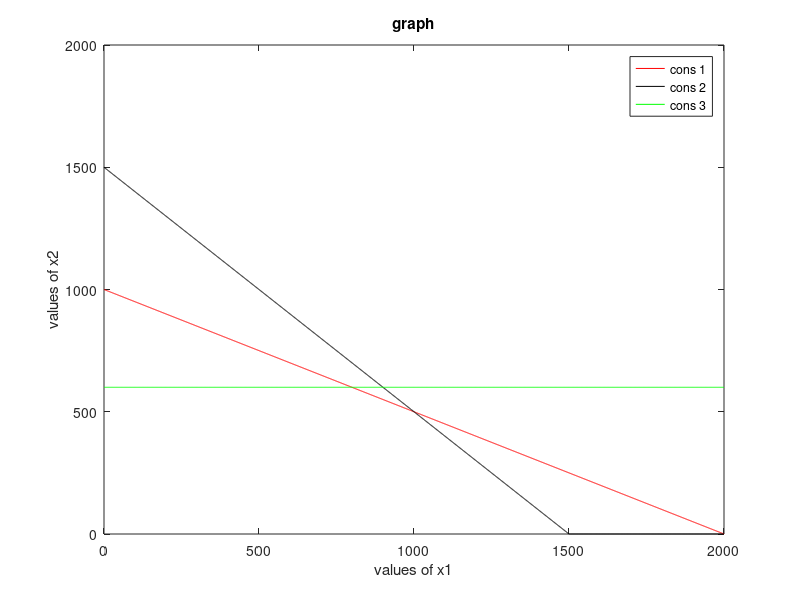

Reproduce this figure in MATLAB. (Note: this script raises an error after producing the figure.)
format short
clc
clear all
%phase 1 initial matrix
C = [3 5];
A = [1 2; 1 1; 0 1];
b = [2000; 1500; 600];

%phase 2 plotting graphs
y1 = 0:1:max(b);

x21 = (b(1)-A(1,1).*y1)./A(1,2);
x22 = (b(2)-A(2,1).*y1)./A(2,2);
x23 = (b(3)-A(3,1).*y1)./A(3,2);

x21 = max(0, x21);
x22 = max(0, x22);
x23 = max(0, x23);

plot(y1, x21, 'r', y1, x22, 'k', y1, x23, 'g');
xlabel('values of x1');
ylabel('values of x2');
title('graph');
legend('cons 1', 'cons 2', 'cons 3');

%phase 3 find corner points
cx1 = find(y1 == 0);
c1 = find(x21 == 0);

Line1 = [y1(:,[c1 cx1]); x21(:, [c1 cx1])]';

c2 = find(x22 == 0);
Line2 = [y1(:,[c2 cx1]); x22(:, [c2 cx1])]';

c3 = find(x23 == 0);
Line3 = [y1(:,[c3 cx1]); x23(:, [c3 cx1])]';

corpt = unique([Line1; Line2; Line3], 'rows');

sol = [0; 0]
%phase 4 point of intersections
for i = 1:size(A,1)
    for j = i+1:size(A,1)
        l = [A(i,:); A(j,:)];
        m = [b(i); b(j)];
        res = l\m;
        sol = [sol res];
    end
end
pt = sol'

%phase5 all corner points
allpt = [pt; corpt];
points = unique(allpt, 'rows');

f = []
%phase 6 feasible reagion
for i=1:size(points,1)
    cons1 = A(1,1)*points(i,1) + A(1,2)*points(i,2) - b(1)
    cons2 = A(2,1)*points(i,1) + A(2,2)*points(i,2) - b(2)
    cons3 = A(3,1)*points(i,1) + A(3,2)*points(i,2) - b(3)
    if cons1<=0 & cons2<=0 & cons3<=0
        f = [f ; points(i,:)]
    end
end

%phase 7 computing obj fun
z = f*C'

%phase 8 findingg optimal sol
[zmax, zindex] = max(z)
bfs = f(zindex,:)
bfs = [bfs zmax]

%table out
bfs_opt = array2table(bfs);
bfs_opt.Properties.VariableNames(1:size(bfs_opt,2)) = {'opt1', 'opt2', 'value'}
